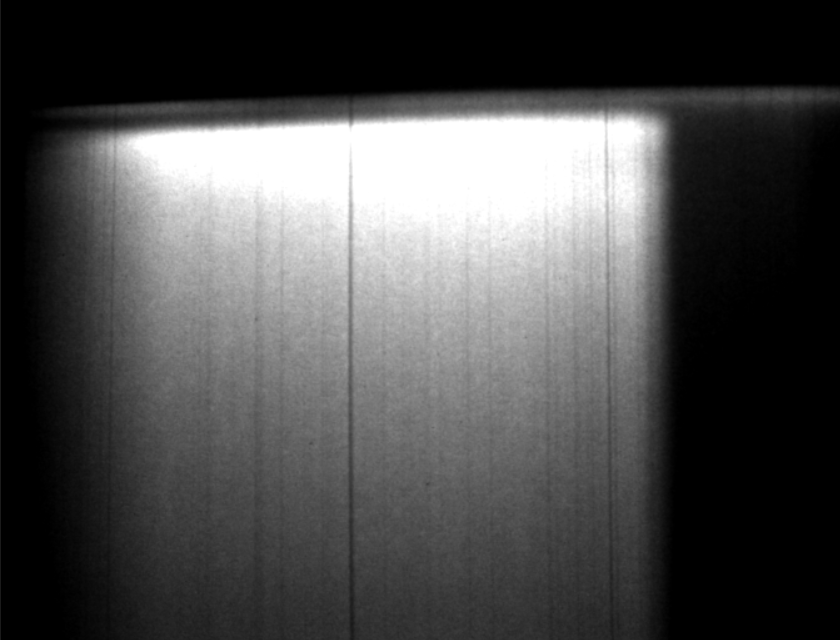
#> input picture ex.png, 840 x 640 px
$ python draw-edge.py ex.png
#> lines starting #> are read from the running program, lines starting #| are printed output that depends on the picture; after the words box and inside, x2 and y2 are one past the last pixel; in counts of white or black regions, pixels touching at a corner belong together
import cv2
import numpy as np
import sys
import os

# 读取图像
img_fn = sys.argv[1]  # 输入图像路径
img = cv2.imread(img_fn, cv2.IMREAD_UNCHANGED)  # 保持原位深
#> img is the input picture: shape (640, 840, 4); mean B, G, R, A 76.1, 76.1, 76.1, 255

if img is None:
    print("无法读取图像")
    sys.exit(1)

print("图像信息:", img.shape, img.dtype)
#| 图像信息: (640, 840, 4) uint8

# 转灰度（若不是单通道）
if len(img.shape) == 3:
    gray = cv2.cvtColor(img, cv2.COLOR_BGR2GRAY)
else:
    gray = img

#-------------------------
# 阈值处理（二值化）
#-------------------------
# 自动确定阈值使用Otsu（注意：Otsu需要8位输入）
if gray.dtype != np.uint8:
    # 将16位数据缩放到0~255再做阈值
    gray_8bit = cv2.convertScaleAbs(gray, alpha=255.0/np.max(gray))
else:
    gray_8bit = gray

# Otsu二值化
_, binary = cv2.threshold(gray_8bit, 0, 255, cv2.THRESH_BINARY + cv2.THRESH_OTSU)
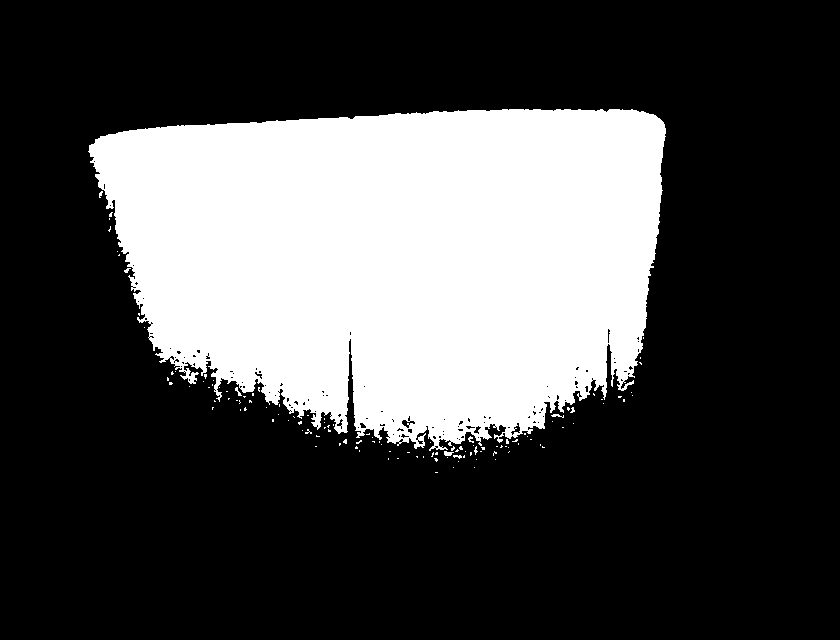
#> binary: shape (640, 840); 28.6% white; 122 white regions (116 under 20 px), largest, box (x1, y1, x2, y2) and area: (88, 109, 666, 451) 152966, (444, 451, 454, 456) 35, (551, 414, 564, 418) 27, (235, 387, 242, 396) 25, (453, 455, 462, 459) 22, (468, 436, 474, 443) 21

#-------------------------
# 形态学操作（先膨胀后腐蚀 = 闭运算，去小黑点）
#-------------------------
kernel = cv2.getStructuringElement(cv2.MORPH_RECT, (3, 3))
morph = cv2.morphologyEx(binary, cv2.MORPH_CLOSE, kernel, iterations=1)
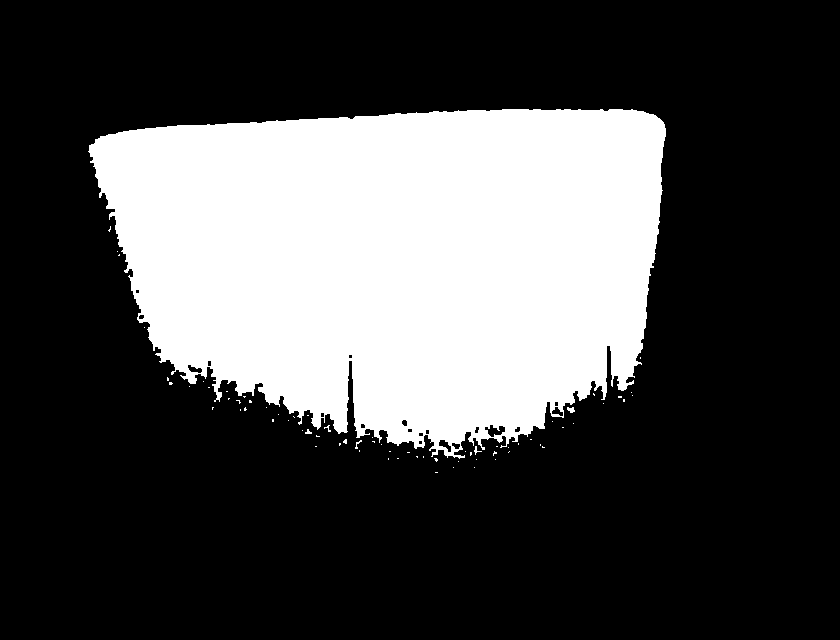
#> morph: shape (640, 840); 28.8% white; 71 white regions (66 under 20 px), largest, box (x1, y1, x2, y2) and area: (88, 109, 666, 459) 154706, (567, 407, 575, 413) 33, (474, 446, 482, 455) 23, (305, 429, 312, 434) 21, (355, 440, 362, 449) 21

#-------------------------
# 提取边界
#-------------------------
# 方法1：膨胀-原图，得到边缘
dilated = cv2.dilate(morph, kernel, iterations=1)
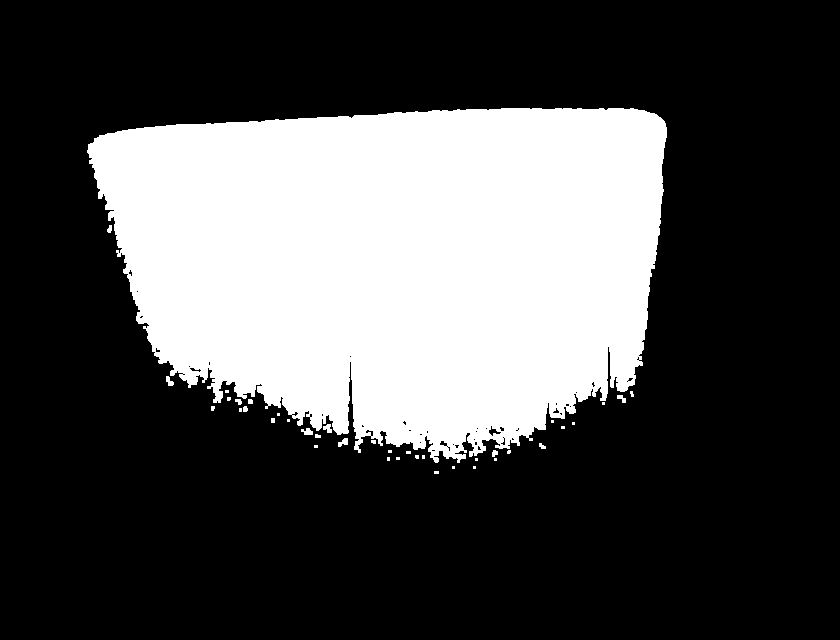
#> dilated: shape (640, 840); 29.7% white; 39 white regions (25 under 20 px), largest, box (x1, y1, x2, y2) and area: (87, 108, 667, 463) 158748, (301, 428, 313, 435) 58, (338, 438, 348, 447) 56
edges = cv2.subtract(dilated, morph)
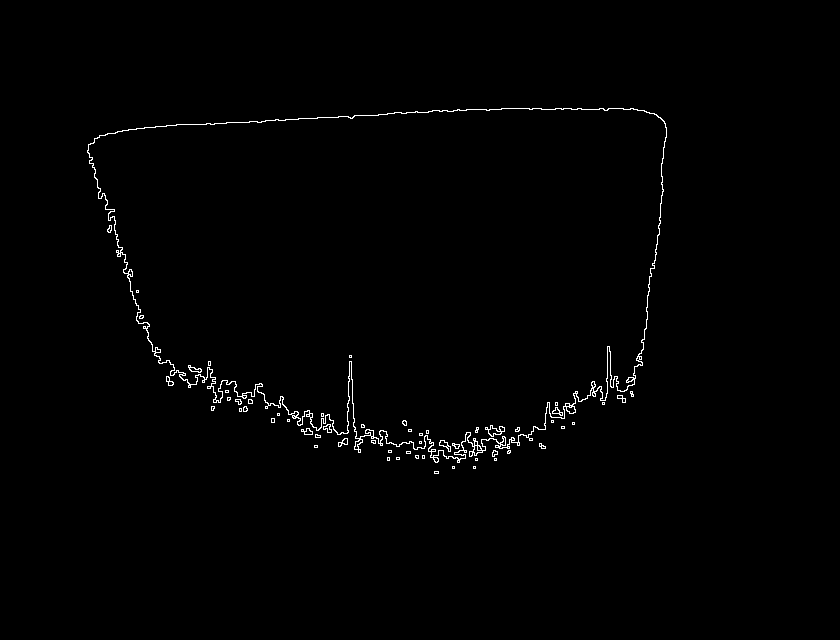
#> edges: shape (640, 840); 0.83% white in thin lines or dots, all inside (x1, y1, x2, y2) = (87, 108, 667, 474)

# 方法2（可选）：cv2.Canny 也能得到轮廓
# edges = cv2.Canny(morph, 50, 150)

#-------------------------
# 保存结果
#-------------------------
bn, ext = os.path.splitext(img_fn)
cv2.imwrite(bn + "_binary" + ext, binary)
cv2.imwrite(bn + "_morph" + ext, morph)
cv2.imwrite(bn + "_edges" + ext, edges)

print("处理完成，已输出结果图像。")
